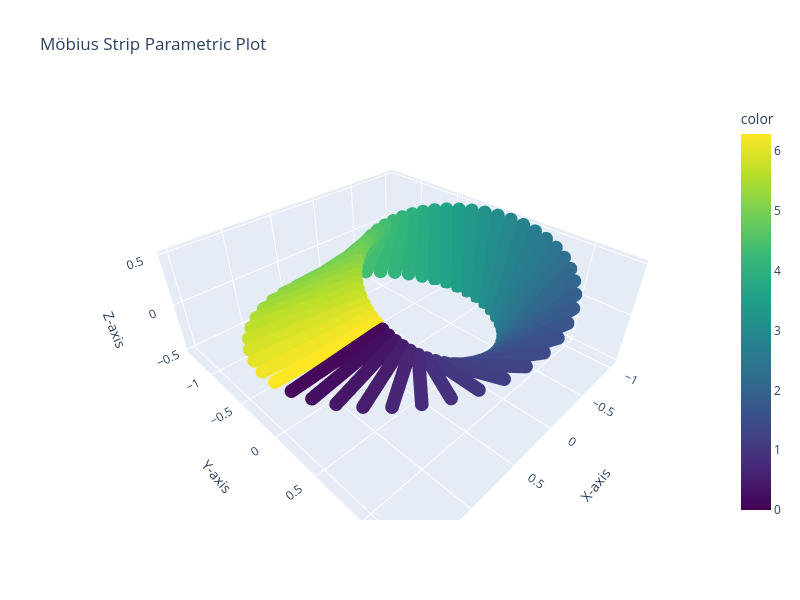

Notebook cell for this chart:
### Code cell
u = np.linspace(0, 2 * np.pi, 50)
w = 1
v = np.linspace(-w/2, w/2, 50)

def mobius(u, v, R=1):
    x = (R + v * np.cos(u / 2)) * np.cos(u)
    y = (R + v * np.cos(u / 2)) * np.sin(u)
    z = v * np.sin(u / 2)
    return x, y, z

mobius_x, mobius_y, mobius_z = mobius(u[:, None], v[None, :], 1)
px.scatter_3d(x=mobius_x.flatten(),
              y=mobius_y.flatten(),
              z=mobius_z.flatten(),
              color = u.repeat(len(v)),          
              color_continuous_scale="Viridis", 
              title="Möbius Strip Parametric Plot",
              labels={"x": "X-axis", "y": "Y-axis", "z": "Z-axis"},
              width=800,
              height=600)

### Figure 1 — Plotly figure (JSON) as saved in the notebook; plotly's stock layout.template omitted (floating-point values rounded to 4 significant figures; data arrays with more than 128 entries replaced by an {"elided": "..."} marker saying what was removed)
{"data": [{"hovertemplate": "X-axis=%{x}<br>Y-axis=%{y}<br>Z-axis=%{z}<br>color=%{marker.color}<extra></extra>", "legendgroup": "", "marker": {"color": {"elided": "2500 float values"}, "coloraxis": "coloraxis", "symbol": "circle"}, "mode": "markers", "name": "", "scene": "scene", "showlegend": false, "type": "scatter3d", "x": {"elided": "2500 float values"}, "y": {"elided": "2500 float values"}, "z": {"elided": "2500 float values"}}], "layout": {"coloraxis": {"colorbar": {"title": {"text": "color"}}, "colorscale": [[0, "#440154"], [0.1111, "#482878"], [0.2222, "#3e4989"], [0.3333, "#31688e"], [0.4444, "#26828e"], [0.5556, "#1f9e89"], [0.6667, "#35b779"], [0.7778, "#6ece58"], [0.8889, "#b5de2b"], [1, "#fde725"]]}, "height": 600, "legend": {"tracegroupgap": 0}, "scene": {"domain": {"x": [0, 1], "y": [0, 1]}, "xaxis": {"title": {"text": "X-axis"}}, "yaxis": {"title": {"text": "Y-axis"}}, "zaxis": {"title": {"text": "Z-axis"}}}, "title": {"text": "Möbius Strip Parametric Plot"}, "width": 800}}
